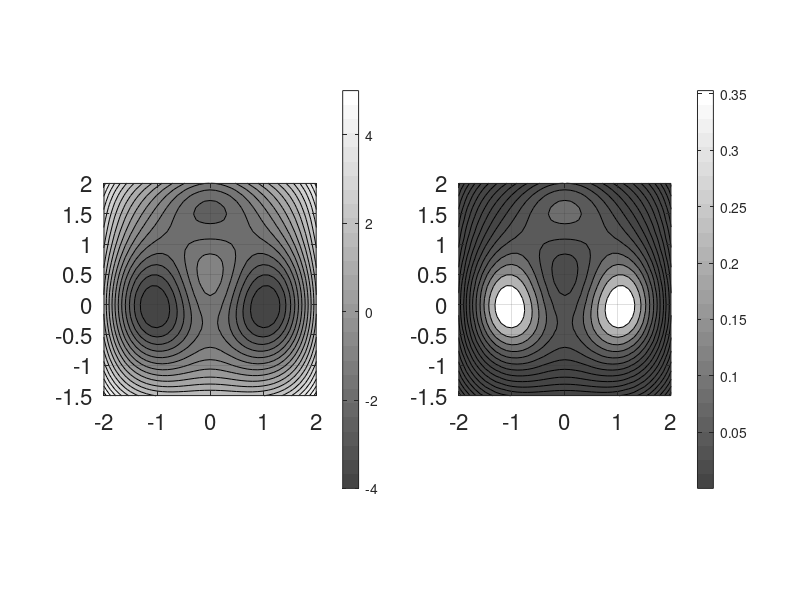

Write the MATLAB code that produced this figure.
clc;
close all;
clear;
%% plotting potentials and invariants
potNumber = 3;
switch potNumber
    case 0
        S = [1,0;0,0.5];
        pot = @(x,y) (S(1,1)*x.*x+ (S(1,2)+S(2,1))*x.*y+S(2,2).*y.*y);%[x,y]*S*[x;y]);
    case 1
        pot = @(x,y) (0.25*(x.^2-1).^2+0.5*y.^2);
    case 2
        pot = @(x,y) (0.25*(y.^2-1).^2+ 1.25*(y-0.5*x).^2);
    case 3 
        %pot = @(x,y) (3*exp(-x.^2-(y-1/3).^2)-3*exp(-x.^2-(y-5/3).^2)-5*exp(-(x-1).^2-y.^2)-5*exp(-(x+1).^2-y.^2)+0.2*x.^4+0.2*(y-1/3)^4);
         pot= @(x,y) 3*exp(-x.^2-(y-1/3).^2)-3*exp(-x.^2-(y-5/3).^2)-5*exp(-(x-1).^2-y.^2)-5*exp(-(x+1).^2-y.^2)+0.2*x.^4+0.2*(y-1/3).^4;
end
inv = @(x,y) (exp(-pot(x,y)));

xx = -5:0.1:5;
yy = -5:0.1:5;
%xx = -3.5:0.1:3.5; yy = -3:0.1:4; %3-wells
inv_plot = zeros(length(xx));
pot_plot = inv_plot;
for i = 1:length(xx)
    for j = 1:length(yy)
        pot_plot(j,i) = pot(xx(i), yy(j));
        inv_plot(j,i) = inv(xx(i),yy(j));
    end
end
% normalizinnormalizing
int = integral2(inv,-inf,inf,-inf,inf);
inv_plot=inv_plot/int;
%% plot
figure;
x0=10; y0=10; width=1000; height=400;
set(gcf,'units','points','position',[x0,y0,width,height]);
subplot(1,2,1)
    vv = -4:0.5:5; % for 3 wells
    cm = gray(length(vv)*2); cm = cm(length(vv)/2+1:end,:); colormap(cm);
    [C,h] = contourf(xx,yy,pot_plot, vv);
    xlim([-2 2]); ylim([-1.5 2]); grid on; colorbar; set(gca,'FontSize',16);pbaspect([1 1 1]);
subplot(1,2,2)
    vv = exp(-vv)/int; % for 3 wells
    [C,h] = contourf(xx,yy,inv_plot,vv);
    xlim([-2 2]); ylim([-1.5 2]); grid on; colorbar; set(gca,'FontSize',16);pbaspect([1 1 1]);